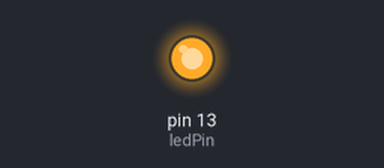
Bench run of a sketch on a simulated Arduino Uno, built with avr-gcc and run on an emulated ATmega328P. On the bench: output pins drawn as LEDs (lit = HIGH). What the sketch prints to the serial monitor is not drawn.

Above: at 0.1 s.
At 1.1 s:
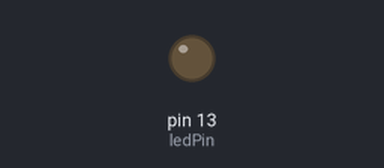
Timing chart, 0 to 2.6 s (numbered marks = the images above):
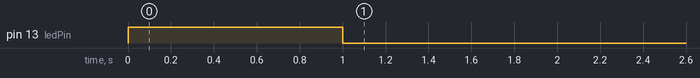

The sketch:

ledsBitsRGB.ino
```cpp
// Exercício 2.9

byte largura = 1;
byte largura_base = 9;
byte ledPin = 13;

void setup() {
  Serial.begin(9600);
  pinMode(ledPin, OUTPUT);
  largura_base += !(largura_base % 2);

  for (largura; largura <= largura_base; largura += 2) {
	triangulo(largura);
	largura = (largura + 1) % (largura_base + 1);
  }

  digitalWrite(ledPin, HIGH);
  delay(1000);
  digitalWrite(ledPin, LOW);
}

void triangulo(byte largura) {
  for (byte row = 1; row <= largura; row += 2) {
	for (byte space = 0; space < (largura - row) / 2; space++) Serial.print(" ");
	for (byte symbol = 1; symbol <= row; symbol++) {
	  Serial.print("*");
	}
	Serial.println("");
  }
}

void loop() {}
```
